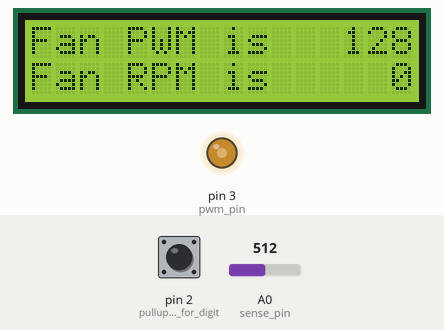
Bench run of a sketch on a simulated Arduino Uno, built with avr-gcc and run on an emulated ATmega328P. On the bench: 16×2 character LCD, output pins drawn as LEDs (lit = HIGH). Inputs (shaded band) come from the test bench; at power-on: A0 (sense_pin) = 512, pin 2 (pullup_resistor_for_digit) HIGH.

Above: at 1.2 s.
1.3 s: A0 (sense_pin) set to 716
At 3.0 s:
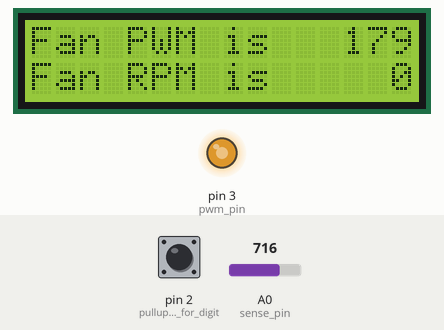
3.6 s: A0 (sense_pin) set to 900
At 5.0 s:
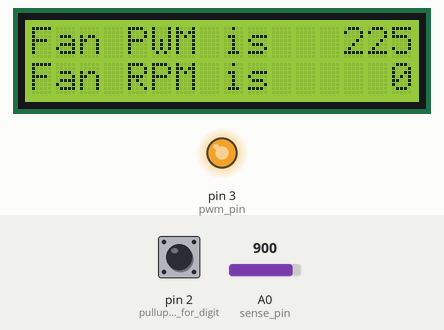
5.6 s: A0 (sense_pin) set to 306
At 7.1 s:
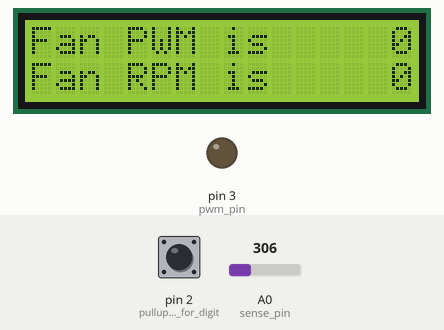
7.6 s: pin 2 (pullup_resistor_for_digit) pulled LOW for 0.6 s
At 9.0 s:
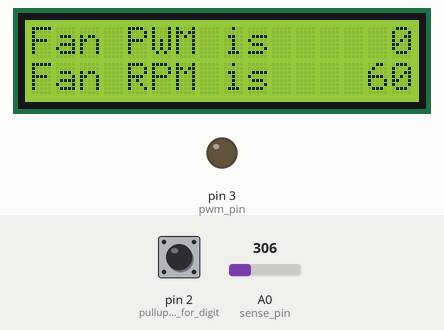
Timing chart, 0 to 10.6 s (numbered marks = the images above; inputs shaded):
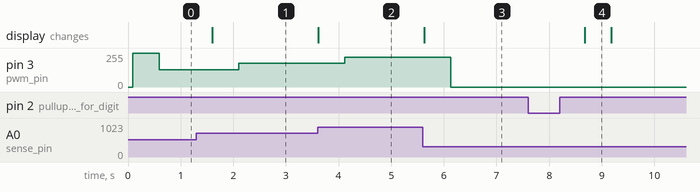

Measured:
- after the input at 1.3 s, pin 3 (pwm_pin): 128/255 → 179/255 after 0.80 s; the display: changes after 0.30 s (image 1)
- after the input at 3.6 s, pin 3 (pwm_pin): 179/255 → 225/255 after 0.52 s; the display: changes at once (image 2)
- after the input at 5.6 s, pin 3 (pwm_pin): 225/255 → 0/255 after 0.53 s; the display: changes at once (image 3)
- after the input at 7.6 s, the display: changes after 1.1 s (image 4)
- what the display in image 4 shows lasts 0.5 s, from 8.7 s to 9.2 s

The sketch:

fan_control_v003.ino
```cpp
#include <math.h>
#include <LiquidCrystal_I2C.h>

LiquidCrystal_I2C lcd(0x27,16,2);
// arduino pins and I2C lcd pins
// GND (GND); 5V (Vcc); A4 (SDA); A5(SCL);

// fan wires
// Black = GND (0V)
// Yellow = +12V
// Green = Sense/Tach
// Blue = Control/PWM

int sense_pin = 0; // A0
int pwm_pin = 3;
int pwm_val = 0;
int prev_pwm_val = 0;

int count = 0;
int rpm; // revolutions per minute
unsigned long start_time;

void counter();
void print_pwm();
void print_rpm();

void setup()
{
  lcd.begin();
  lcd.backlight();
  pinMode(A0, INPUT);
  pinMode(pwm_pin, OUTPUT); // PWM pin
  //Serial.begin(9600);
  pinMode(2, INPUT_PULLUP); // pullup resistor for digita pin 2
  attachInterrupt(digitalPinToInterrupt(2), counter, RISING); // digital pin 2 to count pulses
  lcd.clear();
  lcd.setCursor(0,0);
  lcd.print("Fan PWM is "); // 11 symbols
  lcd.setCursor(0, 1);
  lcd.print("Fan RPM is ");
}


void loop()
{
  start_time = millis();
  pwm_val = int(analogRead(sense_pin)/1023.0*255.0) + 1; // 255=100% max PWM
  if(pwm_val < 100)
  {
    pwm_val = 0; // fan is not working on low PWM
  }
  else
  {
    if(pwm_val > 255)
    {
      pwm_val = 255;
    }

    if(prev_pwm_val == 0)
    {
      analogWrite(pwm_pin, 255); // to start rotating
    }
  }
  prev_pwm_val = pwm_val;
  count = 0;
  //delay(1000);
  //delay(500);
  while(millis() - start_time < 500)
  {
    print_pwm();
    print_rpm();
  }
  analogWrite(pwm_pin, pwm_val);

  // revolutions per minute
  //rpm = count*60/2; // delay is 1000ms and two pulses is one revolution
  rpm = count*60*2/2; // delay is 500ms and two pulses is one revolution

  //print_pwm();
  //print_rpm();

  //Serial.print("PWM value is ");
  //Serial.print(pwm_val);
  //Serial.print(", it is ");
  //Serial.print(rpm);
  //Serial.println(" revolutions per minute.");
}


void counter()
{
  count++;
}


void print_pwm()
{
  lcd.setCursor(13,0);
  if(pwm_val / 100 > 0)
  {
  }
  else if(pwm_val / 10 > 0)
  {
    lcd.print(" ");
  }
  else
  {
    lcd.print("  ");
  }
  lcd.print(pwm_val);
}


void print_rpm()
{
  lcd.setCursor(12,1);
  if(rpm / 1000 > 0)
  {

  }
  else if(rpm / 100 > 0)
  {
    lcd.print(" ");
  }
  else if(rpm / 10 > 0)
  {
    lcd.print("  ");
  }
  else
  {
    lcd.print("   ");
  }
  lcd.print(rpm);
}
```
